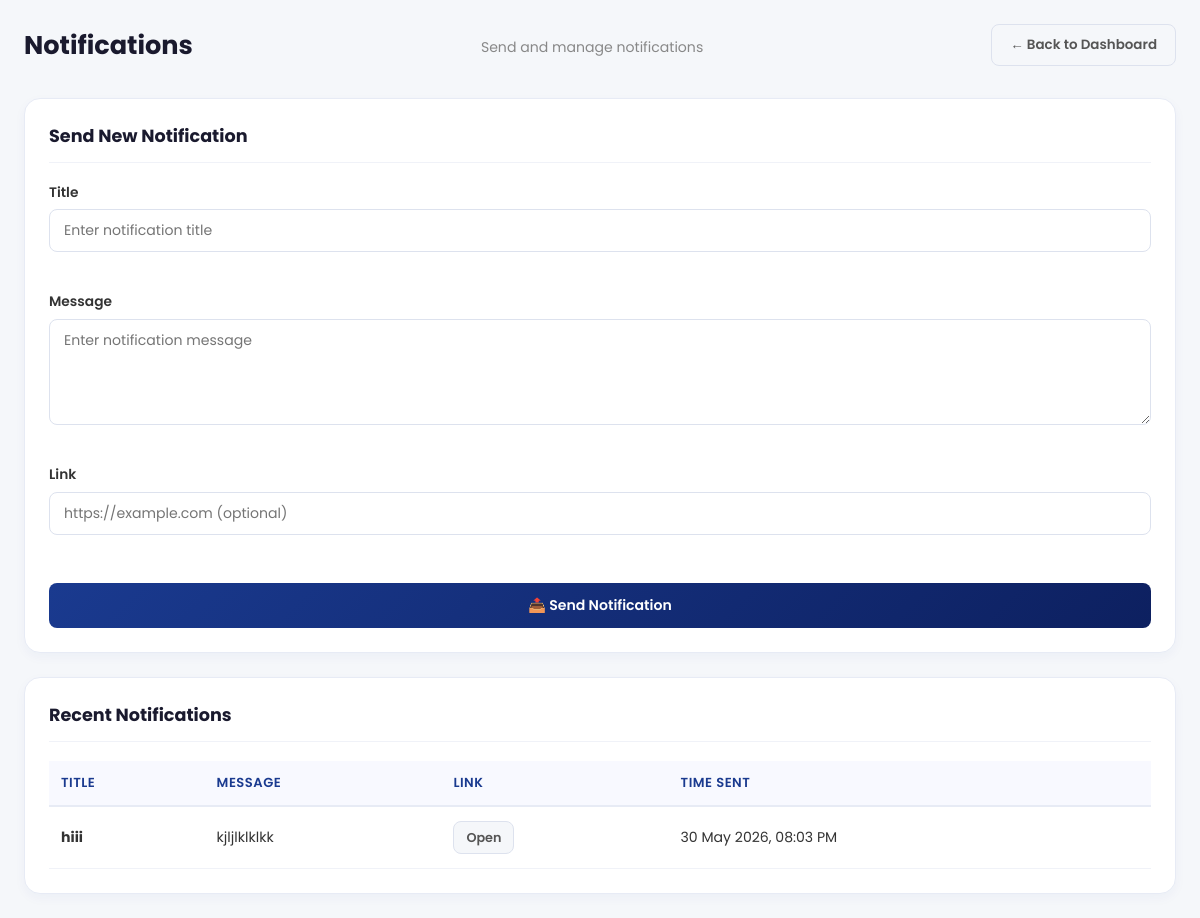
The app's page /notifications/ (signed in) with its own data.
### myapp/models.py (models this page shows, shortened)
class Notification(models.Model):
    title = models.CharField(max_length=200, verbose_name="Title")
    message = models.TextField(verbose_name="Message")
    link = models.URLField(
        max_length=500,
        blank=True,
        null=True,
        verbose_name="Link"
    )
    sent_at = models.DateTimeField(
        default=timezone.now,
        verbose_name="Time (Auto-generated)"
    )
    created_at = models.DateTimeField(auto_now_add=True)
    updated_at = models.DateTimeField(auto_now=True)
    class Meta:
        ordering = ['-sent_at']
        verbose_name = "Notification"
        verbose_name_plural = "Notifications"

### myapp/views.py (the view)
# urls.py: path('notifications/', views.notifications_section, name='notifications_section'),
@login_required
@user_passes_test(is_admin)
def notifications_section(request):
    if request.method == 'POST':
        form = NotificationForm(request.POST)
        if form.is_valid():
            notification = form.save(commit=False)
            notification.sent_at = timezone.now()
            notification.save()
            messages.success(request, 'Notification sent successfully!')
            return redirect('notifications_section')
    else:
        form = NotificationForm()
    notifications = Notification.objects.all()[:50]
    total_notifications = Notification.objects.count()
    sent_today = Notification.objects.filter(
    sent_at__date=timezone.now().date()
).count()
    context = {
        'title': 'Notifications',
        'subtitle': 'Send notifications to users',
        'form': form,
        'notifications': notifications,
        'total_notifications': total_notifications,
        'sent_today': sent_today,
    }
    return render(request, 'notification.html', context)

### myapp/forms.py
class NotificationForm(forms.ModelForm):
    class Meta:
        model = Notification
        fields = ['title', 'message', 'link']
        widgets = {
            'title': forms.TextInput(attrs={
                'class': 'form-input',
                'placeholder': 'Enter notification title'
            }),
            'message': forms.Textarea(attrs={
                'class': 'form-textarea',
                'placeholder': 'Enter notification message',
                'rows': 4
            }),
            'link': forms.URLInput(attrs={
                'class': 'form-input',
                'placeholder': 'https://example.com (optional)'
            }),
        }

### myapp/views.py (called while the page is built)
def is_admin(user):
    return user.is_staff

### myapp/templates/notification.html (shortened to what this page needs)
{% extends "admin_dashboard.html" %}
{% block content1 %}
<div class="notif-page">
  <div class="notif-container">
    <div class="notif-header">
      <h1>Notifications</h1>
      <p>Send and manage notifications</p>
      <a href="{% url 'dashboard' %}" class="btn btn-secondary">← Back to Dashboard</a>
    </div>
    <div class="notif-card">
      <div class="notif-card-head">
        <h2>Send New Notification</h2>
      </div>
      <form method="post" novalidate class="notif-form">
        <div class="notif-group">
          <label for="{{ form.title.id_for_label }}">Title</label>
          {{ form.title }}
          <div class="notif-error">{{ form.title.errors }}</div>
        </div>
        <div class="notif-group">
          <label for="{{ form.message.id_for_label }}">Message</label>
          {{ form.message }}
          <div class="notif-error">{{ form.message.errors }}</div>
        </div>
        <div class="notif-group">
          <label for="{{ form.link.id_for_label }}">Link</label>
          {{ form.link }}
          <div class="notif-error">{{ form.link.errors }}</div>
        </div>
        <button type="submit" class="notif-btn btn btn-primary">📤 Send Notification</button>
      </form>
    </div>
    <div class="notif-card">
      <div class="notif-card-head">
        <h2>Recent Notifications</h2>
      </div>
      <div class="notif-table-wrap">
        <table class="data-table notif-table">
          <thead>
            <tr>
              <th>Title</th>
              <th>Message</th>
              <th>Link</th>
              <th>Time Sent</th>
            </tr>
          </thead>
          <tbody>
            {% for notification in notifications %}
            <tr>
              <td><strong>{{ notification.title }}</strong></td>
              <td>{{ notification.message|truncatewords:10 }}</td>
              <td>
                {% if notification.link %}
                  <a href="{{ notification.link }}" target="_blank" class="notif-link btn btn-secondary">Open</a>
                {% else %}
                  <span class="notif-dash">—</span>
                {% endif %}
              </td>
              <td>{{ notification.sent_at|date:"d M Y, h:i A" }}</td>
            </tr>
            {% empty %}
            <tr>
              <td colspan="4" class="notif-empty">No notifications found.</td>
            </tr>
            {% endfor %}
          </tbody>
        </table>
      </div>
    </div>
  </div>
</div>
{% endblock content1 %}

### myapp/static/css/admin_dashboard.css (style rules this page uses)
* { margin:0;padding:0;box-sizing:border-box }
html { scroll-behavior:smooth }
body { font-family:'Poppins',sans-serif; background:#f5f7fa; color:#222; overflow-x:hidden; line-height:1.5; min-height:100vh; }
button,input { font:inherit }
a { text-decoration:none }
:root { --primary:#1a3a8f; --primary-dark:#0d2060; --gold:#e8b400; --border:#e8eaf0; --soft-border:#dde2ee; --text:#222; --muted:#666; --bg:#f5f7fa; --white:#fff; --success:#1d9e75; --danger:#e84444; --nav-h:60px; --container:1200px; }
.btn { display:inline-flex; align-items:center; justify-content:center; gap:8px; padding:10px 18px; border-radius:8px; font-size:0.84rem; font-weight:600; transition:all .2s; cursor:pointer; border:none; font-family:'Poppins',sans-serif; white-space:nowrap; }
.btn-primary { background:linear-gradient(135deg,#1a3a8f,#0d2060); color:#fff; }
.btn-secondary { background:#f5f7fa; color:#555; border:1.5px solid #dde2ee; }
.data-table { width:100%; border-collapse:collapse; font-size:0.88rem; }
.data-table thead { background:#f8f9ff; border-bottom:2px solid #e7ebf5; }
.data-table th { padding:12px; text-align:left; font-weight:600; color:#1a3a8f; font-size:0.82rem; text-transform:uppercase; letter-spacing:0.5px; }
.data-table td { padding:14px 12px; border-bottom:1px solid #f0f2f8; color:#333; }
.form-input, .form-select, .form-textarea { width:100%; padding:10px 14px; border:1.5px solid #dde2ee; border-radius:8px; font-size:0.88rem; font-family:'Poppins',sans-serif; transition:border-color .2s; background:#fff; }
.form-textarea { resize:vertical; min-height:100px; }

### myapp/templates/notification.html (style rules this page uses)
.notif-page { padding: 1.5rem; max-width: 1200px; margin: 0 auto; }
.notif-container { display: flex; flex-direction: column; gap: 1.5rem; }
.notif-header { display: flex; align-items: center; justify-content: space-between; flex-wrap: wrap; gap: 1rem; margin-bottom: 0.5rem; }
.notif-header h1 { font-size: 1.6rem; font-weight: 700; color: #1a1a2e; margin: 0; }
.notif-header p { font-size: 0.88rem; color: #888; margin: 0.3rem 0 0 0; }
.notif-card { background: #fff; border: 1px solid #e7ebf5; border-radius: 16px; padding: 1.5rem; box-shadow: 0 4px 12px rgba(26,58,143,0.04); }
.notif-card-head { margin-bottom: 1.2rem; padding-bottom: 0.8rem; border-bottom: 1px solid #f0f2f8; }
.notif-card-head h2 { font-size: 1.1rem; font-weight: 700; color: #1a1a2e; margin: 0; }
.notif-form { display: flex; flex-direction: column; gap: 1rem; }
.notif-group { display: flex; flex-direction: column; gap: 6px; }
.notif-group label { font-size: 0.86rem; font-weight: 600; color: #333; }
.notif-group input, .notif-group textarea { width: 100%; padding: 10px 14px; border: 1.5px solid #dde2ee; border-radius: 8px; font-size: 0.88rem; font-family: 'Poppins', sans-serif; transition: border-color .2s, background .2s; background: #fff; }
.notif-group textarea { min-height: 100px; resize: vertical; }
.notif-error { color: #e84444; font-size: 0.8rem; margin-top: 4px; min-height: 14px; }
.notif-btn { display: inline-flex; align-items: center; justify-content: center; gap: 8px; padding: 12px 24px; border-radius: 8px; font-size: 0.88rem; font-weight: 600; transition: all .2s; cursor: pointer; border: none; font-family: 'Poppins', sans-serif; background: linear-gradient(135deg, #1a3a8f, #0d2060); color: #fff; margin-top: 0.5rem; }
.notif-table-wrap { overflow-x: auto; }
.notif-table { width: 100%; font-size: 0.88rem; }
.notif-table th { font-weight: 600; color: #1a3a8f; font-size: 0.82rem; text-transform: uppercase; letter-spacing: 0.5px; }
.notif-table td { color: #333; vertical-align: middle; }
.notif-link { padding: 6px 12px; font-size: 0.8rem; }

### records on screen
Notification: title "hiii", message "kjljlklklkk", sent_at "30 May 2026, 08:03 PM"
